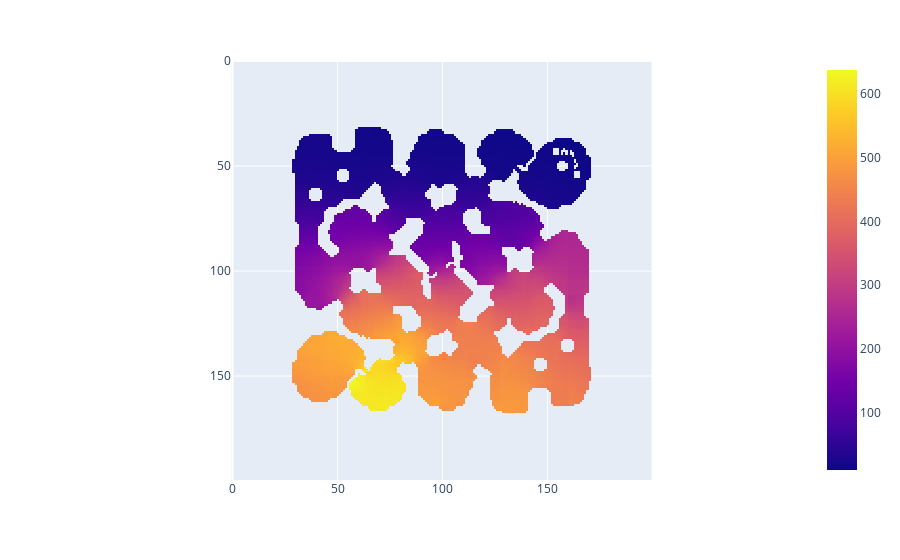

Notebook source saved alongside this figure:
### Code cell
x = f.copy()
for _ in range(3):
    x = mg_opt(x, np.zeros_like(x), b)
px.imshow(np.where(b, x, np.nan))

### Figure 1 — Plotly figure (JSON) as saved in the notebook; plotly's stock layout.template omitted (floating-point values rounded to 4 significant figures; data arrays with more than 128 entries replaced by an {"elided": "..."} marker saying what was removed)
{"data": [{"coloraxis": "coloraxis", "hovertemplate": "x: %{x}<br>y: %{y}<br>color: %{z}<extra></extra>", "name": "0", "type": "heatmap", "xaxis": "x", "yaxis": "y", "z": {"elided": "200x200 float values"}}], "layout": {"coloraxis": {"colorscale": [[0, "#0d0887"], [0.1111, "#46039f"], [0.2222, "#7201a8"], [0.3333, "#9c179e"], [0.4444, "#bd3786"], [0.5556, "#d8576b"], [0.6667, "#ed7953"], [0.7778, "#fb9f3a"], [0.8889, "#fdca26"], [1, "#f0f921"]]}, "margin": {"t": 60}, "xaxis": {"anchor": "y", "constrain": "domain", "domain": [0, 1], "scaleanchor": "y"}, "yaxis": {"anchor": "x", "autorange": "reversed", "constrain": "domain", "domain": [0, 1]}}}
